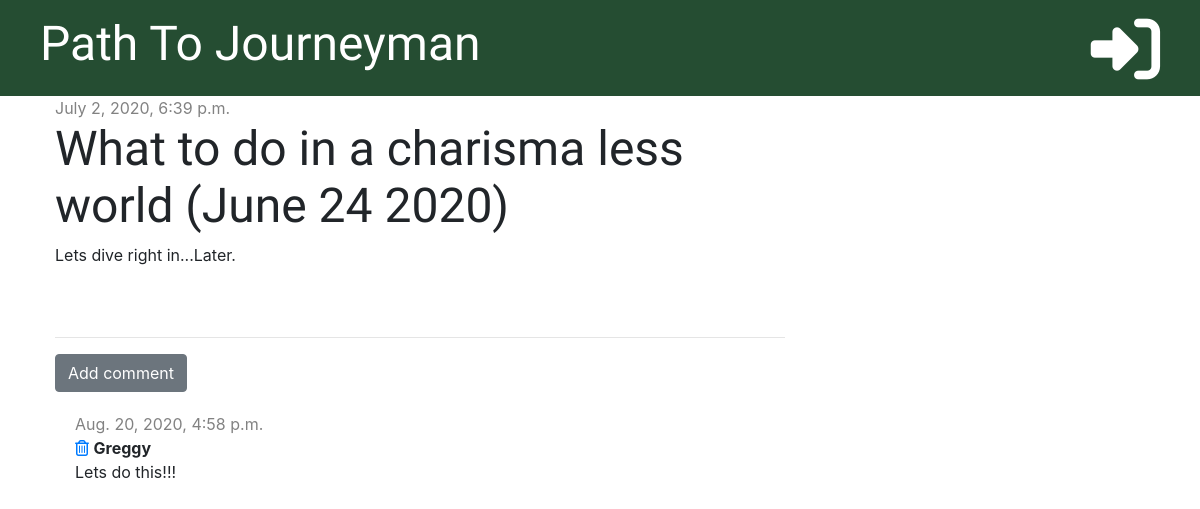
The app's page /post/1/ with its own data.
### blog/models.py (models this page shows, shortened)
class Post(models.Model):
    author = models.ForeignKey('auth.User', on_delete=models.CASCADE)
    title = models.CharField(max_length=200)
    text = models.TextField()
    created_date = models.DateTimeField(default=timezone.now)
    published_date = models.DateTimeField(blank=True, null=True)

class Comment(models.Model):
    post = models.ForeignKey('blog.Post', on_delete=models.CASCADE, related_name='comments')
    author = models.CharField(max_length=200)
    text = models.TextField()
    created_date = models.DateTimeField(default=timezone.now)

### blog/views.py (the view)
# urls.py: path('post/<int:pk>/', views.post_detail, name='post_detail'),
def post_detail(request, pk):
    post = get_object_or_404(Post, pk=pk)
    stuff_for_frontend = {'post': post}
    return render(request, 'blog/post_detail.html', stuff_for_frontend)

### blog/templates/blog/post_detail.html (shortened to what this page needs)
{% extends 'blog/base.html' %}
{% block content %}
    <div class="post">
        {% if post.published_date %}
            <div class="date">
                {{ post.published_date }}
            </div>
        {% else %}
            <a href="{% url 'post_publish' pk=post.pk %}" class="btn btn-primary">Publish</a>
        {% endif %}
        <h1>{{ post.title }}</h1>
        <p>{{ post.text|linebreaksbr }}</p>
    </div>
    <hr>
    <a href="{% url 'add_comment_to_post' pk=post.pk %}" class="btn btn-secondary">Add comment</a>
    {% for comment in post.comments.all %}
        <div class="comment">
            <div class="date">
                {{ comment.created_date }}
            </div>
            <a href="{% url 'comment_remove' pk=comment.pk %}"><i class="far fa-trash-alt"></i></a>
            <strong>{{ comment.author }}</strong>
            <p>{{ comment.text }}</p>
        </div>
        {% empty %}
            <p>No comments yet...</p>
    {% endfor %}
{% endblock %}

### blog/static/css/blog.css (style rules this page uses)
h1, h2, h3, h4 { font-family: 'Tangerine', 'Inconsolata', 'Droid Sans', serif; font-size: 48px; }
.date { color: #828282; }
.post { margin-bottom: 70px; }
.comment { margin: 20px 0px 20px 20px; }

### records on screen
Post: published_date "July 2, 2020, 6:39 p.m.", title "What to do in a charisma less world (June 24 2020)", text "Lets dive right in...Later."
Comment: created_date "Aug. 20, 2020, 4:58 p.m.", author "Greggy", text "Lets do this!!!"
